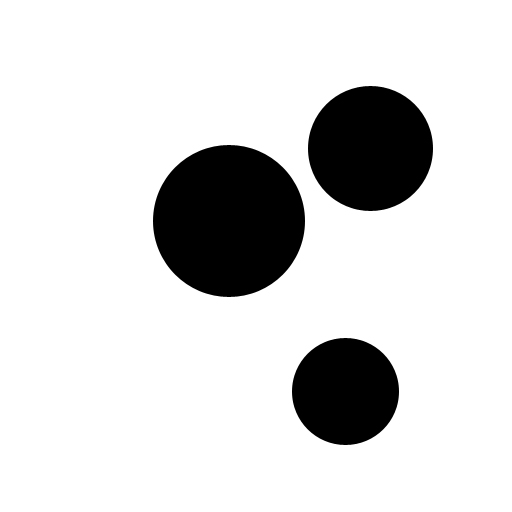
#> input picture dotpy/data/circles.jpg, 512 x 512 px, found by its file name
$ python opencv-basic-35.py
#> lines starting #> are read from the running program, lines starting #| are printed output that depends on the picture; after the words box and inside, x2 and y2 are one past the last pixel; in counts of white or black regions, pixels touching at a corner belong together
# 직선의 방정식 + 삼각함수 기반의 허프 변환에 의한 검출
import cv2
import numpy as np

src1 = cv2.imread('dotpy/data/circles.jpg')
#> src1 is the input picture: shape (512, 512, 3); min 0, max 255, mean 216.7
gray1 = cv2.cvtColor(src1, cv2.COLOR_BGR2GRAY)

# 대상이미지, 메소드는사실상고정값, dp는 해상도, minDist는 최소거리,
# param1 은 내부적으로 사용되는 케니 엣지 임계값
# param2 는 검출 민감도 (작을수록 검출이 잘 안 됨)
circles1 = cv2.HoughCircles(gray1, method = cv2.HOUGH_GRADIENT,
            dp=1, minDist=50, param2=15)
#> circles1 = [[228.5, 220.5, 76.1], [369.5, 147.5, 62.2], [344.5, 391.5, 53.2]]

circles1 =  np.int32(circles1)
#> circles1 = [[228, 220, 76], [369, 147, 62], [344, 391, 53]]
print('circles1.shape=', circles1.shape)
#| circles1.shape= (1, 3, 3)
for circle in circles1[0,:]:
    cx, cy, r  = circle
    cv2.circle(src1, (cx, cy), r, (0,0,255), 5)
#> this loop made 3 passes
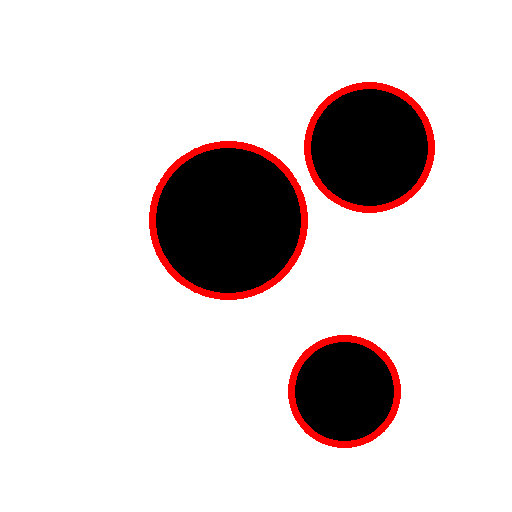
#> src1: shape (512, 512, 3); 3.2% of pixels changed, all inside (x1, y1, x2, y2) = (149, 82, 435, 448)
cv2.imshow('src1',  src1)

src2 = cv2.imread('dotpy/data/circles2.jpg')
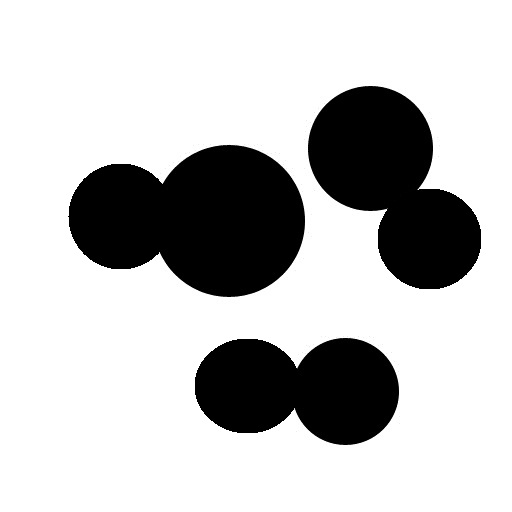
#> input picture dotpy/data/circles2.jpg, 512 x 512 px, found by its file name
#> src2 is the input picture: shape (512, 512, 3); min 0, max 255, mean 193.8
gray2 = cv2.cvtColor(src2,cv2.COLOR_BGR2GRAY)
circles2 = cv2.HoughCircles(gray2, method = cv2.HOUGH_GRADIENT,
          dp=1, minDist=50, param2=15, minRadius=30, maxRadius=100)
#> circles2 = [[370.5, 147.5, 62.2], [345.5, 391.5, 53], [229.5, 219.5, 75.2], [242.5, 385.5, 47.2], [429.5, 233.5, 54.4], [119.5, 219.5, 49.2]]

circles2 =  np.int32(circles2)
#> circles2 = [[370, 147, 62], [345, 391, 53], [229, 219, 75], [242, 385, 47], [429, 233, 54], [119, 219, 49]]
print('circles2.shape=', circles2.shape)
#| circles2.shape= (1, 6, 3)
for circle in circles2[0,:]:
    cx, cy, r  = circle
    cv2.circle(src2, (cx, cy), r, (0,0,255), 2)
#> this loop made 6 passes
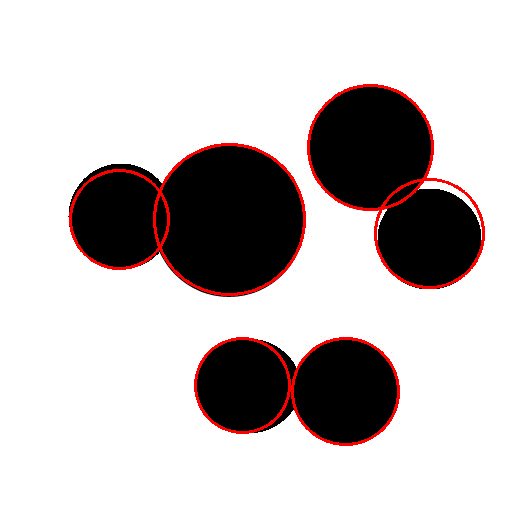
#> src2: shape (512, 512, 3); 2.42% of pixels changed, all inside (x1, y1, x2, y2) = (69, 84, 485, 446)

cv2.imshow('src2',  src2)


cv2.waitKey()
cv2.destroyAllWindows()
